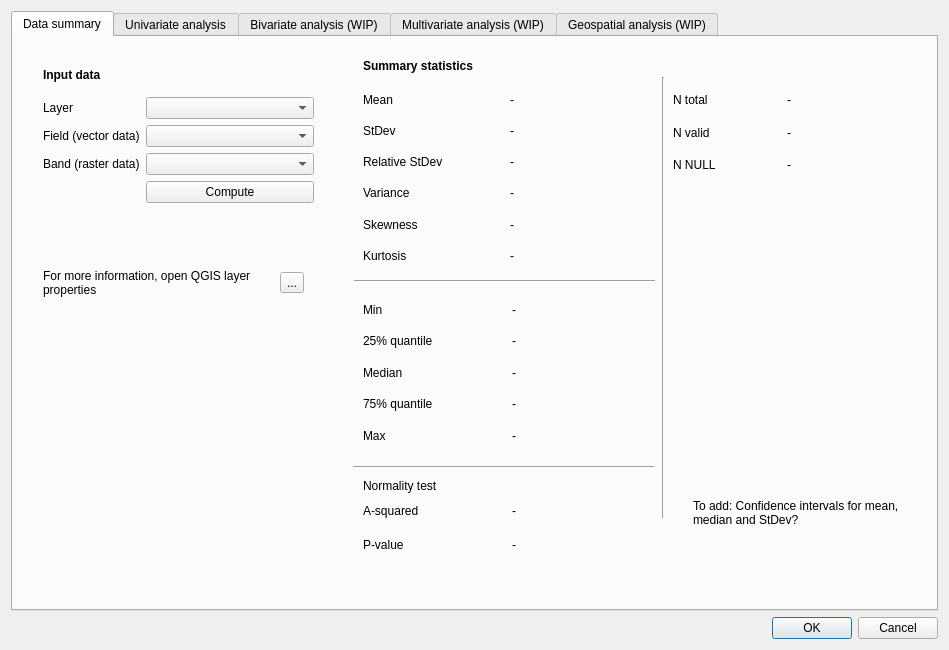
<?xml version="1.0" encoding="UTF-8"?>
<ui version="4.0">
 <class>Dialog</class>
 <widget class="QDialog" name="Dialog">
  <property name="geometry">
   <rect>
    <x>0</x>
    <y>0</y>
    <width>949</width>
    <height>650</height>
   </rect>
  </property>
  <property name="windowTitle">
   <string>EIS Explore</string>
  </property>
  <layout class="QGridLayout" name="gridLayout">
   <item row="2" column="0">
    <widget class="QDialogButtonBox" name="buttonBox">
     <property name="orientation">
      <enum>Qt::Horizontal</enum>
     </property>
     <property name="standardButtons">
      <set>QDialogButtonBox::Cancel|QDialogButtonBox::Ok</set>
     </property>
    </widget>
   </item>
   <item row="0" column="0">
    <widget class="QTabWidget" name="tab_widget">
     <property name="currentIndex">
      <number>0</number>
     </property>
     <widget class="QWidget" name="data_summary_tab">
      <attribute name="title">
       <string>Data summary</string>
      </attribute>
      <widget class="QLabel" name="label_11">
       <property name="geometry">
        <rect>
         <x>350</x>
         <y>440</y>
         <width>151</width>
         <height>17</height>
        </rect>
       </property>
       <property name="text">
        <string>Normality test</string>
       </property>
      </widget>
      <widget class="QLabel" name="label_34">
       <property name="geometry">
        <rect>
         <x>350</x>
         <y>20</y>
         <width>151</width>
         <height>17</height>
        </rect>
       </property>
       <property name="font">
        <font>
         <weight>75</weight>
         <bold>true</bold>
        </font>
       </property>
       <property name="text">
        <string>Summary statistics</string>
       </property>
      </widget>
      <widget class="QWidget" name="layoutWidget">
       <property name="geometry">
        <rect>
         <x>350</x>
         <y>50</y>
         <width>288</width>
         <height>181</height>
        </rect>
       </property>
       <layout class="QGridLayout" name="gridLayout_2">
        <item row="1" column="0">
         <widget class="QLabel" name="label_10">
          <property name="text">
           <string>StDev</string>
          </property>
         </widget>
        </item>
        <item row="4" column="1">
         <widget class="QLabel" name="skewness">
          <property name="text">
           <string>-</string>
          </property>
         </widget>
        </item>
        <item row="3" column="0">
         <widget class="QLabel" name="label_27">
          <property name="text">
           <string>Variance</string>
          </property>
         </widget>
        </item>
        <item row="5" column="0">
         <widget class="QLabel" name="label_62">
          <property name="text">
           <string>Kurtosis</string>
          </property>
         </widget>
        </item>
        <item row="3" column="1">
         <widget class="QLabel" name="variance">
          <property name="text">
           <string>-</string>
          </property>
         </widget>
        </item>
        <item row="5" column="1">
         <widget class="QLabel" name="kurtosis">
          <property name="text">
           <string>-</string>
          </property>
         </widget>
        </item>
        <item row="2" column="0">
         <widget class="QLabel" name="label_17">
          <property name="text">
           <string>Relative StDev</string>
          </property>
         </widget>
        </item>
        <item row="4" column="0">
         <widget class="QLabel" name="label_28">
          <property name="text">
           <string>Skewness</string>
          </property>
         </widget>
        </item>
        <item row="0" column="0">
         <widget class="QLabel" name="label_4">
          <property name="text">
           <string>Mean</string>
          </property>
         </widget>
        </item>
        <item row="0" column="1">
         <widget class="QLabel" name="mean">
          <property name="text">
           <string>-</string>
          </property>
         </widget>
        </item>
        <item row="1" column="1">
         <widget class="QLabel" name="stdev">
          <property name="text">
           <string>-</string>
          </property>
         </widget>
        </item>
        <item row="2" column="1">
         <widget class="QLabel" name="relative_stdev">
          <property name="text">
           <string>-</string>
          </property>
         </widget>
        </item>
       </layout>
      </widget>
      <widget class="QLabel" name="label_71">
       <property name="geometry">
        <rect>
         <x>680</x>
         <y>410</y>
         <width>221</width>
         <height>131</height>
        </rect>
       </property>
       <property name="text">
        <string>To add: Confidence intervals for mean, median and StDev?</string>
       </property>
       <property name="wordWrap">
        <bool>true</bool>
       </property>
      </widget>
      <widget class="QLabel" name="label_42">
       <property name="geometry">
        <rect>
         <x>30</x>
         <y>30</y>
         <width>101</width>
         <height>16</height>
        </rect>
       </property>
       <property name="font">
        <font>
         <weight>75</weight>
         <bold>true</bold>
        </font>
       </property>
       <property name="text">
        <string>Input data</string>
       </property>
      </widget>
      <widget class="QWidget" name="layoutWidget">
       <property name="geometry">
        <rect>
         <x>350</x>
         <y>260</y>
         <width>291</width>
         <height>151</height>
        </rect>
       </property>
       <layout class="QGridLayout" name="gridLayout_5">
        <item row="4" column="1">
         <widget class="QLabel" name="max">
          <property name="text">
           <string>-</string>
          </property>
         </widget>
        </item>
        <item row="0" column="1">
         <widget class="QLabel" name="min">
          <property name="text">
           <string>-</string>
          </property>
         </widget>
        </item>
        <item row="0" column="0">
         <widget class="QLabel" name="label_5">
          <property name="text">
           <string>Min</string>
          </property>
         </widget>
        </item>
        <item row="2" column="0">
         <widget class="QLabel" name="label_15">
          <property name="text">
           <string>Median</string>
          </property>
         </widget>
        </item>
        <item row="3" column="1">
         <widget class="QLabel" name="quantile75">
          <property name="text">
           <string>-</string>
          </property>
         </widget>
        </item>
        <item row="4" column="0">
         <widget class="QLabel" name="label_6">
          <property name="text">
           <string>Max</string>
          </property>
         </widget>
        </item>
        <item row="3" column="0">
         <widget class="QLabel" name="label_16">
          <property name="text">
           <string>75% quantile</string>
          </property>
         </widget>
        </item>
        <item row="1" column="0">
         <widget class="QLabel" name="label_12">
          <property name="text">
           <string>25% quantile</string>
          </property>
         </widget>
        </item>
        <item row="1" column="1">
         <widget class="QLabel" name="quantile25">
          <property name="text">
           <string>-</string>
          </property>
         </widget>
        </item>
        <item row="2" column="1">
         <widget class="QLabel" name="median">
          <property name="text">
           <string>-</string>
          </property>
         </widget>
        </item>
       </layout>
      </widget>
      <widget class="QWidget" name="layoutWidget">
       <property name="geometry">
        <rect>
         <x>30</x>
         <y>60</y>
         <width>271</width>
         <height>120</height>
        </rect>
       </property>
       <layout class="QFormLayout" name="formLayout_2">
        <item row="0" column="0">
         <widget class="QLabel" name="label_2">
          <property name="minimumSize">
           <size>
            <width>50</width>
            <height>0</height>
           </size>
          </property>
          <property name="text">
           <string>Layer</string>
          </property>
         </widget>
        </item>
        <item row="0" column="1">
         <widget class="QgsMapLayerComboBox" name="data_summary_layer_selection"/>
        </item>
        <item row="1" column="0">
         <widget class="QLabel" name="label_3">
          <property name="minimumSize">
           <size>
            <width>50</width>
            <height>0</height>
           </size>
          </property>
          <property name="text">
           <string>Field (vector data)</string>
          </property>
         </widget>
        </item>
        <item row="1" column="1">
         <widget class="QgsFieldComboBox" name="data_summary_field_selection"/>
        </item>
        <item row="2" column="0">
         <widget class="QLabel" name="label_9">
          <property name="minimumSize">
           <size>
            <width>50</width>
            <height>0</height>
           </size>
          </property>
          <property name="text">
           <string>Band (raster data)</string>
          </property>
         </widget>
        </item>
        <item row="2" column="1">
         <widget class="QComboBox" name="data_summary_band_selection"/>
        </item>
        <item row="3" column="1">
         <widget class="QPushButton" name="compute_btn">
          <property name="text">
           <string>Compute</string>
          </property>
         </widget>
        </item>
       </layout>
      </widget>
      <widget class="QWidget" name="layoutWidget">
       <property name="geometry">
        <rect>
         <x>350</x>
         <y>460</y>
         <width>291</width>
         <height>61</height>
        </rect>
       </property>
       <layout class="QGridLayout" name="gridLayout_3">
        <item row="0" column="0">
         <widget class="QLabel" name="label_69">
          <property name="text">
           <string>A-squared</string>
          </property>
         </widget>
        </item>
        <item row="0" column="1">
         <widget class="QLabel" name="a_squared">
          <property name="text">
           <string>-</string>
          </property>
         </widget>
        </item>
        <item row="1" column="0">
         <widget class="QLabel" name="label_70">
          <property name="text">
           <string>P-value</string>
          </property>
         </widget>
        </item>
        <item row="1" column="1">
         <widget class="QLabel" name="p_value">
          <property name="text">
           <string>-</string>
          </property>
         </widget>
        </item>
       </layout>
      </widget>
      <widget class="QWidget" name="layoutWidget">
       <property name="geometry">
        <rect>
         <x>660</x>
         <y>50</y>
         <width>221</width>
         <height>91</height>
        </rect>
       </property>
       <layout class="QGridLayout" name="gridLayout_6">
        <item row="0" column="0">
         <widget class="QLabel" name="label_63">
          <property name="text">
           <string>N total</string>
          </property>
         </widget>
        </item>
        <item row="0" column="1">
         <widget class="QLabel" name="n_total">
          <property name="text">
           <string>-</string>
          </property>
         </widget>
        </item>
        <item row="1" column="0">
         <widget class="QLabel" name="label_74">
          <property name="text">
           <string>N valid</string>
          </property>
         </widget>
        </item>
        <item row="1" column="1">
         <widget class="QLabel" name="n_valid">
          <property name="text">
           <string>-</string>
          </property>
         </widget>
        </item>
        <item row="2" column="0">
         <widget class="QLabel" name="label_76">
          <property name="text">
           <string>N NULL</string>
          </property>
         </widget>
        </item>
        <item row="2" column="1">
         <widget class="QLabel" name="n_null">
          <property name="text">
           <string>-</string>
          </property>
         </widget>
        </item>
       </layout>
      </widget>
      <widget class="QWidget" name="layoutWidget">
       <property name="geometry">
        <rect>
         <x>30</x>
         <y>220</y>
         <width>261</width>
         <height>51</height>
        </rect>
       </property>
       <layout class="QHBoxLayout" name="horizontalLayout_2">
        <item>
         <widget class="QLabel" name="label_18">
          <property name="text">
           <string>For more information, open QGIS layer properties</string>
          </property>
          <property name="wordWrap">
           <bool>true</bool>
          </property>
         </widget>
        </item>
        <item>
         <widget class="QToolButton" name="layer_properties_btn">
          <property name="text">
           <string>...</string>
          </property>
         </widget>
        </item>
       </layout>
      </widget>
      <widget class="Line" name="line">
       <property name="geometry">
        <rect>
         <x>640</x>
         <y>40</y>
         <width>20</width>
         <height>441</height>
        </rect>
       </property>
       <property name="orientation">
        <enum>Qt::Vertical</enum>
       </property>
      </widget>
      <widget class="Line" name="line_2">
       <property name="geometry">
        <rect>
         <x>341</x>
         <y>234</y>
         <width>301</width>
         <height>20</height>
        </rect>
       </property>
       <property name="orientation">
        <enum>Qt::Horizontal</enum>
       </property>
      </widget>
      <widget class="Line" name="line_3">
       <property name="geometry">
        <rect>
         <x>340</x>
         <y>420</y>
         <width>301</width>
         <height>20</height>
        </rect>
       </property>
       <property name="orientation">
        <enum>Qt::Horizontal</enum>
       </property>
      </widget>
     </widget>
     <widget class="QWidget" name="univariate_analysis_tab">
      <attribute name="title">
       <string>Univariate analysis</string>
      </attribute>
      <layout class="QVBoxLayout" name="verticalLayout_3">
       <item>
        <widget class="QWidget" name="container" native="true">
         <layout class="QHBoxLayout" name="horizontalLayout">
          <item>
           <layout class="QVBoxLayout" name="verticalLayout_2">
            <item>
             <widget class="QLabel" name="label_56">
              <property name="sizePolicy">
               <sizepolicy hsizetype="Maximum" vsizetype="Preferred">
                <horstretch>0</horstretch>
                <verstretch>0</verstretch>
               </sizepolicy>
              </property>
              <property name="font">
               <font>
                <weight>75</weight>
                <bold>true</bold>
               </font>
              </property>
              <property name="text">
               <string>Select data</string>
              </property>
             </widget>
            </item>
            <item>
             <layout class="QFormLayout" name="formLayout_3">
              <item row="0" column="0">
               <widget class="QLabel" name="label_35">
                <property name="minimumSize">
                 <size>
                  <width>50</width>
                  <height>0</height>
                 </size>
                </property>
                <property name="text">
                 <string>Layer</string>
                </property>
               </widget>
              </item>
              <item row="0" column="1">
               <widget class="QgsMapLayerComboBox" name="layer_selection"/>
              </item>
              <item row="1" column="0">
               <widget class="QLabel" name="label_36">
                <property name="minimumSize">
                 <size>
                  <width>50</width>
                  <height>0</height>
                 </size>
                </property>
                <property name="text">
                 <string>Fields/bands</string>
                </property>
                <property name="wordWrap">
                 <bool>true</bool>
                </property>
               </widget>
              </item>
              <item row="1" column="1">
               <layout class="QHBoxLayout" name="horizontalLayout_5">
                <item>
                 <widget class="QListWidget" name="fields_selection">
                  <property name="sizePolicy">
                   <sizepolicy hsizetype="Preferred" vsizetype="Expanding">
                    <horstretch>0</horstretch>
                    <verstretch>0</verstretch>
                   </sizepolicy>
                  </property>
                  <property name="maximumSize">
                   <size>
                    <width>16777215</width>
                    <height>80</height>
                   </size>
                  </property>
                  <property name="selectionMode">
                   <enum>QAbstractItemView::MultiSelection</enum>
                  </property>
                 </widget>
                </item>
               </layout>
              </item>
             </layout>
            </item>
            <item>
             <widget class="QLabel" name="label_59">
              <property name="sizePolicy">
               <sizepolicy hsizetype="Maximum" vsizetype="Preferred">
                <horstretch>0</horstretch>
                <verstretch>0</verstretch>
               </sizepolicy>
              </property>
              <property name="minimumSize">
               <size>
                <width>50</width>
                <height>0</height>
               </size>
              </property>
              <property name="font">
               <font>
                <weight>75</weight>
                <bold>true</bold>
               </font>
              </property>
              <property name="text">
               <string>Plot customization</string>
              </property>
             </widget>
            </item>
            <item>
             <layout class="QFormLayout" name="plot_customization_form">
              <item row="0" column="0">
               <widget class="QLabel" name="label_57">
                <property name="minimumSize">
                 <size>
                  <width>50</width>
                  <height>0</height>
                 </size>
                </property>
                <property name="text">
                 <string>Plot type</string>
                </property>
               </widget>
              </item>
              <item row="0" column="1">
               <widget class="QComboBox" name="plot_type_selection">
                <property name="sizePolicy">
                 <sizepolicy hsizetype="Preferred" vsizetype="Fixed">
                  <horstretch>0</horstretch>
                  <verstretch>0</verstretch>
                 </sizepolicy>
                </property>
                <item>
                 <property name="text">
                  <string>Histogram</string>
                 </property>
                </item>
                <item>
                 <property name="text">
                  <string>KDE</string>
                 </property>
                </item>
                <item>
                 <property name="text">
                  <string>Histogram + KDE</string>
                 </property>
                </item>
                <item>
                 <property name="text">
                  <string>ECDF</string>
                 </property>
                </item>
               </widget>
              </item>
              <item row="1" column="0">
               <widget class="QLabel" name="label_58">
                <property name="text">
                 <string>Colors</string>
                </property>
               </widget>
              </item>
              <item row="1" column="1">
               <widget class="QPushButton" name="color_settings_btn">
                <property name="sizePolicy">
                 <sizepolicy hsizetype="Preferred" vsizetype="Fixed">
                  <horstretch>0</horstretch>
                  <verstretch>0</verstretch>
                 </sizepolicy>
                </property>
                <property name="text">
                 <string>Open color settings (WIP)</string>
                </property>
               </widget>
              </item>
              <item row="2" column="0">
               <widget class="QLabel" name="label_41">
                <property name="text">
                 <string>Opacity</string>
                </property>
               </widget>
              </item>
              <item row="2" column="1">
               <widget class="QgsOpacityWidget" name="opacity_selection">
                <property name="opacity">
                 <double>0.900000000000000</double>
                </property>
               </widget>
              </item>
              <item row="3" column="0">
               <widget class="QLabel" name="label_38">
                <property name="text">
                 <string>Log scale</string>
                </property>
               </widget>
              </item>
              <item row="3" column="1">
               <widget class="QComboBox" name="log_scale_selection">
                <item>
                 <property name="text">
                  <string>False</string>
                 </property>
                </item>
                <item>
                 <property name="text">
                  <string>True</string>
                 </property>
                </item>
               </widget>
              </item>
              <item row="4" column="0">
               <widget class="QLabel" name="label_39">
                <property name="text">
                 <string>Fill</string>
                </property>
               </widget>
              </item>
              <item row="4" column="1">
               <widget class="QComboBox" name="fill_selection">
                <item>
                 <property name="text">
                  <string>True</string>
                 </property>
                </item>
                <item>
                 <property name="text">
                  <string>False</string>
                 </property>
                </item>
               </widget>
              </item>
              <item row="5" column="0">
               <widget class="QLabel" name="label_43">
                <property name="text">
                 <string>Multiple</string>
                </property>
               </widget>
              </item>
              <item row="5" column="1">
               <widget class="QComboBox" name="multiple_selection">
                <item>
                 <property name="text">
                  <string>Stack</string>
                 </property>
                </item>
                <item>
                 <property name="text">
                  <string>Fill</string>
                 </property>
                </item>
                <item>
                 <property name="text">
                  <string>Layer</string>
                 </property>
                </item>
                <item>
                 <property name="text">
                  <string>Dodge (histograms)</string>
                 </property>
                </item>
               </widget>
              </item>
              <item row="6" column="0">
               <widget class="QLabel" name="label_45">
                <property name="text">
                 <string>Hist. stat</string>
                </property>
               </widget>
              </item>
              <item row="6" column="1">
               <widget class="QComboBox" name="hist_stat_selection">
                <item>
                 <property name="text">
                  <string>count</string>
                 </property>
                </item>
                <item>
                 <property name="text">
                  <string>frequency</string>
                 </property>
                </item>
                <item>
                 <property name="text">
                  <string>probability</string>
                 </property>
                </item>
                <item>
                 <property name="text">
                  <string>percent</string>
                 </property>
                </item>
                <item>
                 <property name="text">
                  <string>density</string>
                 </property>
                </item>
               </widget>
              </item>
              <item row="7" column="0">
               <widget class="QLabel" name="label_46">
                <property name="text">
                 <string>Element</string>
                </property>
               </widget>
              </item>
              <item row="7" column="1">
               <widget class="QComboBox" name="element_selection">
                <item>
                 <property name="text">
                  <string>bars</string>
                 </property>
                </item>
                <item>
                 <property name="text">
                  <string>step</string>
                 </property>
                </item>
                <item>
                 <property name="text">
                  <string>poly</string>
                 </property>
                </item>
               </widget>
              </item>
              <item row="8" column="0">
               <widget class="QLabel" name="label_47">
                <property name="text">
                 <string>Nr. of bins</string>
                </property>
               </widget>
              </item>
              <item row="8" column="1">
               <widget class="QSpinBox" name="nr_of_bins_selection">
                <property name="sizePolicy">
                 <sizepolicy hsizetype="Preferred" vsizetype="Fixed">
                  <horstretch>0</horstretch>
                  <verstretch>0</verstretch>
                 </sizepolicy>
                </property>
                <property name="suffix">
                 <string> (0 = auto)</string>
                </property>
                <property name="prefix">
                 <string/>
                </property>
               </widget>
              </item>
              <item row="9" column="0">
               <widget class="QLabel" name="label_49">
                <property name="text">
                 <string>bw adjust</string>
                </property>
               </widget>
              </item>
              <item row="9" column="1">
               <widget class="QDoubleSpinBox" name="bw_adjust_selection">
                <property name="sizePolicy">
                 <sizepolicy hsizetype="Preferred" vsizetype="Fixed">
                  <horstretch>0</horstretch>
                  <verstretch>0</verstretch>
                 </sizepolicy>
                </property>
                <property name="singleStep">
                 <double>0.200000000000000</double>
                </property>
                <property name="value">
                 <double>1.000000000000000</double>
                </property>
               </widget>
              </item>
              <item row="10" column="0">
               <widget class="QLabel" name="label_48">
                <property name="text">
                 <string>ECDF stat</string>
                </property>
               </widget>
              </item>
              <item row="10" column="1">
               <widget class="QComboBox" name="ecdf_stat_selection">
                <item>
                 <property name="text">
                  <string>proportion</string>
                 </property>
                </item>
                <item>
                 <property name="text">
                  <string>count</string>
                 </property>
                </item>
               </widget>
              </item>
             </layout>
            </item>
            <item>
             <layout class="QHBoxLayout" name="horizontalLayout_4">
              <item>
               <widget class="QPushButton" name="reset_btn">
                <property name="sizePolicy">
                 <sizepolicy hsizetype="Maximum" vsizetype="Fixed">
                  <horstretch>0</horstretch>
                  <verstretch>0</verstretch>
                 </sizepolicy>
                </property>
                <property name="text">
                 <string>Reset</string>
                </property>
               </widget>
              </item>
              <item>
               <widget class="QPushButton" name="clear_btn">
                <property name="sizePolicy">
                 <sizepolicy hsizetype="Maximum" vsizetype="Fixed">
                  <horstretch>0</horstretch>
                  <verstretch>0</verstretch>
                 </sizepolicy>
                </property>
                <property name="text">
                 <string>Clear</string>
                </property>
               </widget>
              </item>
              <item>
               <widget class="QPushButton" name="plot_btn">
                <property name="sizePolicy">
                 <sizepolicy hsizetype="Maximum" vsizetype="Fixed">
                  <horstretch>0</horstretch>
                  <verstretch>0</verstretch>
                 </sizepolicy>
                </property>
                <property name="text">
                 <string>Plot</string>
                </property>
               </widget>
              </item>
             </layout>
            </item>
           </layout>
          </item>
          <item>
           <widget class="QFrame" name="univariate_plot_container">
            <property name="sizePolicy">
             <sizepolicy hsizetype="Expanding" vsizetype="Expanding">
              <horstretch>0</horstretch>
              <verstretch>0</verstretch>
             </sizepolicy>
            </property>
            <property name="minimumSize">
             <size>
              <width>600</width>
              <height>0</height>
             </size>
            </property>
           </widget>
          </item>
         </layout>
        </widget>
       </item>
      </layout>
     </widget>
     <widget class="QWidget" name="bivariate_analysis_tab">
      <attribute name="title">
       <string>Bivariate analysis (WIP)</string>
      </attribute>
      <layout class="QGridLayout" name="gridLayout_4">
       <item row="0" column="0">
        <widget class="QWidget" name="container_bivariate" native="true">
         <property name="sizePolicy">
          <sizepolicy hsizetype="Expanding" vsizetype="Preferred">
           <horstretch>0</horstretch>
           <verstretch>0</verstretch>
          </sizepolicy>
         </property>
         <widget class="QWidget" name="layoutWidget_4">
          <property name="geometry">
           <rect>
            <x>10</x>
            <y>10</y>
            <width>284</width>
            <height>531</height>
           </rect>
          </property>
          <layout class="QVBoxLayout" name="verticalLayout_7">
           <item>
            <widget class="QLabel" name="label_73">
             <property name="sizePolicy">
              <sizepolicy hsizetype="Maximum" vsizetype="Preferred">
               <horstretch>0</horstretch>
               <verstretch>0</verstretch>
              </sizepolicy>
             </property>
             <property name="font">
              <font>
               <weight>75</weight>
               <bold>true</bold>
              </font>
             </property>
             <property name="text">
              <string>Select data</string>
             </property>
            </widget>
           </item>
           <item>
            <layout class="QFormLayout" name="formLayout_5">
             <item row="0" column="0">
              <widget class="QLabel" name="label_75">
               <property name="minimumSize">
                <size>
                 <width>50</width>
                 <height>0</height>
                </size>
               </property>
               <property name="text">
                <string>Layer</string>
               </property>
              </widget>
             </item>
             <item row="0" column="1">
              <widget class="QgsMapLayerComboBox" name="layer_selection_bivariate"/>
             </item>
             <item row="1" column="0">
              <widget class="QLabel" name="xLabel">
               <property name="text">
                <string>X</string>
               </property>
              </widget>
             </item>
             <item row="1" column="1">
              <widget class="QgsFieldComboBox" name="x_selection_bivariate"/>
             </item>
             <item row="2" column="0">
              <widget class="QLabel" name="yLabel">
               <property name="text">
                <string>Y</string>
               </property>
              </widget>
             </item>
             <item row="2" column="1">
              <widget class="QgsFieldComboBox" name="y_selection_bivariate"/>
             </item>
            </layout>
           </item>
           <item>
            <widget class="QLabel" name="label_78">
             <property name="sizePolicy">
              <sizepolicy hsizetype="Maximum" vsizetype="Preferred">
               <horstretch>0</horstretch>
               <verstretch>0</verstretch>
              </sizepolicy>
             </property>
             <property name="minimumSize">
              <size>
               <width>50</width>
               <height>0</height>
              </size>
             </property>
             <property name="font">
              <font>
               <weight>75</weight>
               <bold>true</bold>
              </font>
             </property>
             <property name="text">
              <string>Plot customization</string>
             </property>
            </widget>
           </item>
           <item>
            <layout class="QFormLayout" name="plot_customization_form_3">
             <item row="0" column="0">
              <widget class="QLabel" name="label_79">
               <property name="minimumSize">
                <size>
                 <width>50</width>
                 <height>0</height>
                </size>
               </property>
               <property name="text">
                <string>Plot type</string>
               </property>
              </widget>
             </item>
             <item row="0" column="1">
              <widget class="QComboBox" name="plot_type_selection_bivariate">
               <property name="sizePolicy">
                <sizepolicy hsizetype="Preferred" vsizetype="Fixed">
                 <horstretch>0</horstretch>
                 <verstretch>0</verstretch>
                </sizepolicy>
               </property>
               <item>
                <property name="text">
                 <string>Scatterplot</string>
                </property>
               </item>
               <item>
                <property name="text">
                 <string>Lineplot</string>
                </property>
               </item>
              </widget>
             </item>
             <item row="1" column="0">
              <widget class="QLabel" name="hueLabel">
               <property name="text">
                <string>Hue</string>
               </property>
              </widget>
             </item>
             <item row="1" column="1">
              <widget class="QgsFieldComboBox" name="hue_bivariate"/>
             </item>
             <item row="2" column="0">
              <widget class="QCheckBox" name="size_checkbox_bivariate">
               <property name="text">
                <string>Size</string>
               </property>
              </widget>
             </item>
             <item row="2" column="1">
              <widget class="QgsFieldComboBox" name="size_bivariate">
               <property name="enabled">
                <bool>false</bool>
               </property>
              </widget>
             </item>
             <item row="3" column="0">
              <widget class="QCheckBox" name="style_checkbox_bivariate">
               <property name="text">
                <string>Style</string>
               </property>
              </widget>
             </item>
             <item row="3" column="1">
              <widget class="QgsFieldComboBox" name="style_bivariate">
               <property name="enabled">
                <bool>false</bool>
               </property>
              </widget>
             </item>
             <item row="4" column="0">
              <widget class="QLabel" name="label_80">
               <property name="text">
                <string>Palette</string>
               </property>
              </widget>
             </item>
             <item row="4" column="1">
              <widget class="QPushButton" name="color_settings_btn_bivariate">
               <property name="sizePolicy">
                <sizepolicy hsizetype="Preferred" vsizetype="Fixed">
                 <horstretch>0</horstretch>
                 <verstretch>0</verstretch>
                </sizepolicy>
               </property>
               <property name="text">
                <string>Open color settings (WIP)</string>
               </property>
              </widget>
             </item>
             <item row="5" column="0">
              <widget class="QLabel" name="label_81">
               <property name="text">
                <string>Opacity</string>
               </property>
              </widget>
             </item>
             <item row="5" column="1">
              <widget class="QgsOpacityWidget" name="opacity_selection_bivariate">
               <property name="opacity">
                <double>0.900000000000000</double>
               </property>
              </widget>
             </item>
             <item row="6" column="0">
              <widget class="QLabel" name="legendLabel">
               <property name="text">
                <string>Legend</string>
               </property>
              </widget>
             </item>
             <item row="6" column="1">
              <widget class="QComboBox" name="legend_bivariate">
               <item>
                <property name="text">
                 <string>auto</string>
                </property>
               </item>
               <item>
                <property name="text">
                 <string>brief</string>
                </property>
               </item>
               <item>
                <property name="text">
                 <string>full</string>
                </property>
               </item>
               <item>
                <property name="text">
                 <string>False</string>
                </property>
               </item>
              </widget>
             </item>
            </layout>
           </item>
           <item>
            <layout class="QHBoxLayout" name="horizontalLayout_9">
             <item>
              <widget class="QPushButton" name="reset_btn_bivariate">
               <property name="sizePolicy">
                <sizepolicy hsizetype="Maximum" vsizetype="Fixed">
                 <horstretch>0</horstretch>
                 <verstretch>0</verstretch>
                </sizepolicy>
               </property>
               <property name="text">
                <string>Reset</string>
               </property>
              </widget>
             </item>
             <item>
              <widget class="QPushButton" name="clear_btn_bivariate">
               <property name="sizePolicy">
                <sizepolicy hsizetype="Maximum" vsizetype="Fixed">
                 <horstretch>0</horstretch>
                 <verstretch>0</verstretch>
                </sizepolicy>
               </property>
               <property name="text">
                <string>Clear</string>
               </property>
              </widget>
             </item>
             <item>
              <widget class="QPushButton" name="plot_btn_bivariate">
               <property name="sizePolicy">
                <sizepolicy hsizetype="Maximum" vsizetype="Fixed">
                 <horstretch>0</horstretch>
                 <verstretch>0</verstretch>
                </sizepolicy>
               </property>
               <property name="text">
                <string>Plot</string>
               </property>
              </widget>
             </item>
            </layout>
           </item>
          </layout>
         </widget>
         <widget class="QFrame" name="bivariate_plot_container">
          <property name="geometry">
           <rect>
            <x>309</x>
            <y>19</y>
            <width>591</width>
            <height>521</height>
           </rect>
          </property>
          <property name="frameShape">
           <enum>QFrame::StyledPanel</enum>
          </property>
          <property name="frameShadow">
           <enum>QFrame::Raised</enum>
          </property>
         </widget>
        </widget>
       </item>
      </layout>
     </widget>
     <widget class="QWidget" name="multivariate_analysis_tab">
      <attribute name="title">
       <string>Multivariate analysis (WIP)</string>
      </attribute>
      <widget class="QWidget" name="layoutWidget_2">
       <property name="geometry">
        <rect>
         <x>10</x>
         <y>10</y>
         <width>144</width>
         <height>111</height>
        </rect>
       </property>
       <layout class="QVBoxLayout" name="verticalLayout_4">
        <item>
         <widget class="QLabel" name="label_19">
          <property name="text">
           <string>Will include:</string>
          </property>
         </widget>
        </item>
        <item>
         <widget class="QLabel" name="label_20">
          <property name="text">
           <string>- PCA</string>
          </property>
         </widget>
        </item>
        <item>
         <widget class="QLabel" name="label_21">
          <property name="text">
           <string>- SOM</string>
          </property>
         </widget>
        </item>
        <item>
         <widget class="QLabel" name="label_22">
          <property name="text">
           <string>- Clustering methods</string>
          </property>
         </widget>
        </item>
        <item>
         <widget class="QLabel" name="label_23">
          <property name="text">
           <string/>
          </property>
         </widget>
        </item>
       </layout>
      </widget>
     </widget>
     <widget class="QWidget" name="geospatial_analysis_tab">
      <attribute name="title">
       <string>Geospatial analysis (WIP)</string>
      </attribute>
      <widget class="QWidget" name="layoutWidget_3">
       <property name="geometry">
        <rect>
         <x>10</x>
         <y>10</y>
         <width>166</width>
         <height>111</height>
        </rect>
       </property>
       <layout class="QVBoxLayout" name="verticalLayout_6">
        <item>
         <widget class="QLabel" name="label_24">
          <property name="text">
           <string>Will include:</string>
          </property>
         </widget>
        </item>
        <item>
         <widget class="QLabel" name="label_25">
          <property name="text">
           <string>- LISA</string>
          </property>
         </widget>
        </item>
        <item>
         <widget class="QLabel" name="label_26">
          <property name="text">
           <string>- Hotspot analysis</string>
          </property>
         </widget>
        </item>
        <item>
         <widget class="QLabel" name="label_37">
          <property name="text">
           <string>- Spatial autocorrelation</string>
          </property>
         </widget>
        </item>
        <item>
         <widget class="QLabel" name="label_40">
          <property name="text">
           <string>- </string>
          </property>
         </widget>
        </item>
       </layout>
      </widget>
     </widget>
    </widget>
   </item>
  </layout>
 </widget>
 <customwidgets>
  <customwidget>
   <class>QgsFieldComboBox</class>
   <extends>QComboBox</extends>
   <header>qgsfieldcombobox.h</header>
  </customwidget>
  <customwidget>
   <class>QgsMapLayerComboBox</class>
   <extends>QComboBox</extends>
   <header>qgsmaplayercombobox.h</header>
  </customwidget>
  <customwidget>
   <class>QgsOpacityWidget</class>
   <extends>QWidget</extends>
   <header>qgsopacitywidget.h</header>
  </customwidget>
 </customwidgets>
 <resources/>
 <connections>
  <connection>
   <sender>buttonBox</sender>
   <signal>accepted()</signal>
   <receiver>Dialog</receiver>
   <slot>accept()</slot>
   <hints>
    <hint type="sourcelabel">
     <x>248</x>
     <y>254</y>
    </hint>
    <hint type="destinationlabel">
     <x>157</x>
     <y>274</y>
    </hint>
   </hints>
  </connection>
  <connection>
   <sender>buttonBox</sender>
   <signal>rejected()</signal>
   <receiver>Dialog</receiver>
   <slot>reject()</slot>
   <hints>
    <hint type="sourcelabel">
     <x>316</x>
     <y>260</y>
    </hint>
    <hint type="destinationlabel">
     <x>286</x>
     <y>274</y>
    </hint>
   </hints>
  </connection>
 </connections>
</ui>
